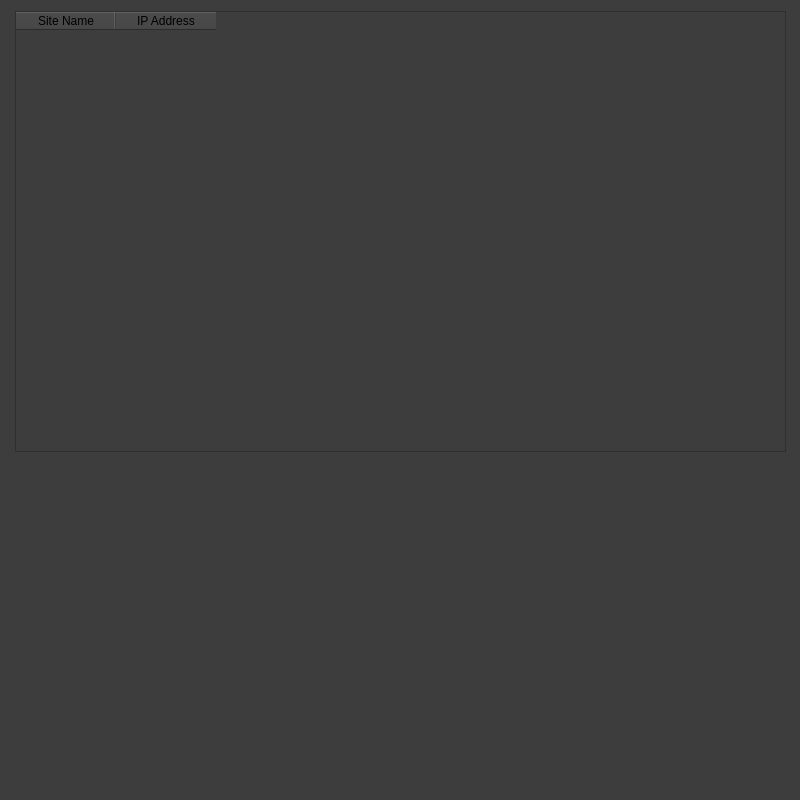
<?xml version="1.0" encoding="UTF-8"?>
<ui version="4.0">
 <class>Form</class>
 <widget class="QWidget" name="Form">
  <property name="geometry">
   <rect>
    <x>0</x>
    <y>0</y>
    <width>800</width>
    <height>800</height>
   </rect>
  </property>
  <property name="windowTitle">
   <string>Form</string>
  </property>
  <property name="styleSheet">
   <string notr="true">background-color:rgb(61,61,61);</string>
  </property>
  <widget class="QTableWidget" name="tableWidget">
   <property name="geometry">
    <rect>
     <x>15</x>
     <y>11</y>
     <width>771</width>
     <height>441</height>
    </rect>
   </property>
   <column>
    <property name="text">
     <string>Site Name</string>
    </property>
   </column>
   <column>
    <property name="text">
     <string>IP Address</string>
    </property>
   </column>
  </widget>
 </widget>
 <resources/>
 <connections/>
</ui>
